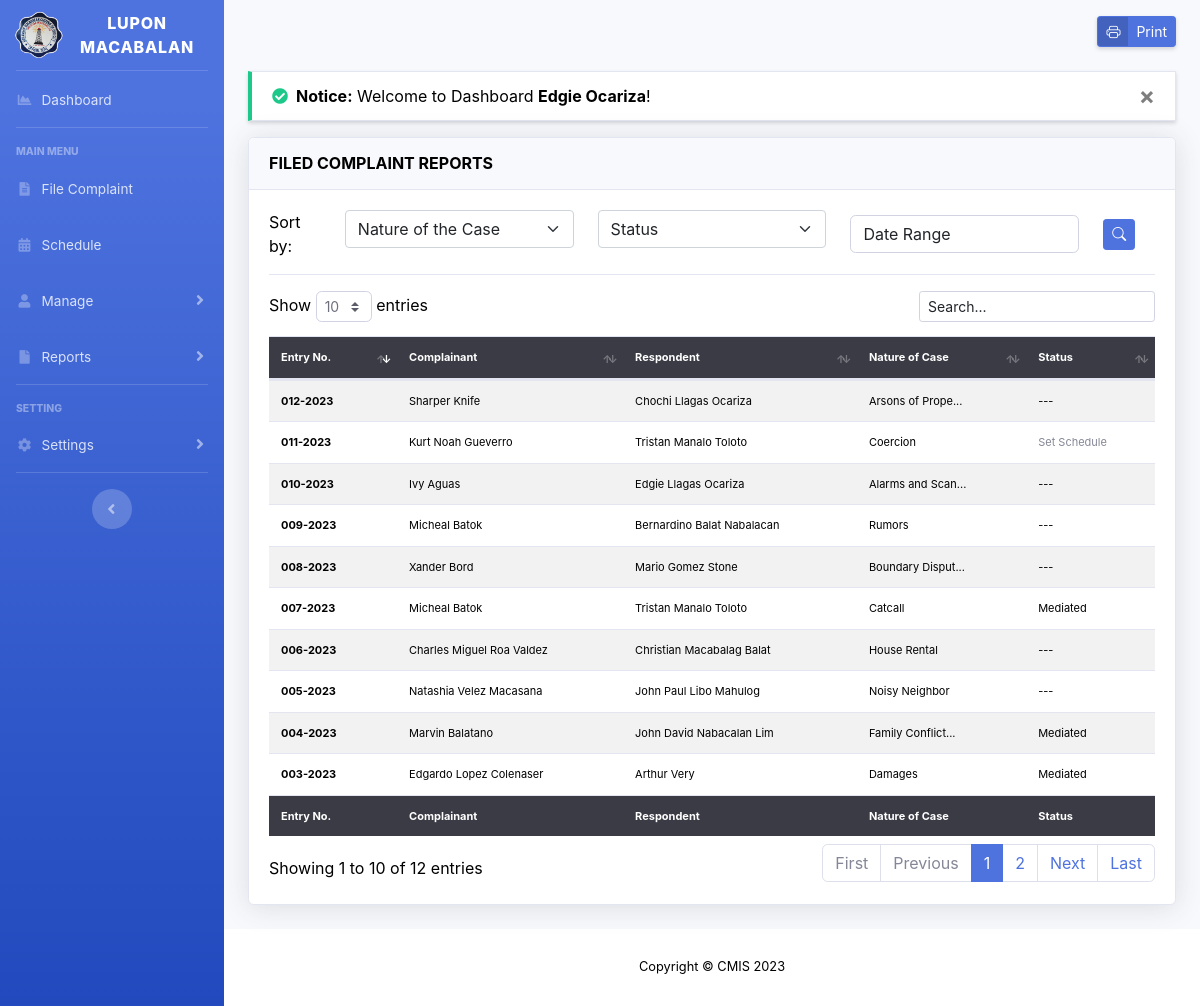
Screenshot of /filed-complaint-reports.php (signed in) with the database file from the repository.
### tables this page shows
CREATE TABLE `tbl_file_complaint` (
  `fc_id` varchar(50) NOT NULL,
  `comp_id` int(15) NOT NULL,
  `resp_id` int(15) NOT NULL,
  `com_id` int(15) NOT NULL,
  `fc_statement` text NOT NULL,
  `status_id` int(11) NOT NULL,
  `fc_type` int(11) NOT NULL DEFAULT 0 COMMENT '[0] = Resident\r\n[1] = Non Resident',
  `fc_regdatetime` timestamp NOT NULL DEFAULT current_timestamp(),
  `fc_moddatetime` timestamp NOT NULL DEFAULT current_timestamp() ON UPDATE current_timestamp(),
  PRIMARY KEY (`fc_id`),
  KEY `comp_id` (`comp_id`,`resp_id`,`com_id`,`status_id`)
);

CREATE TABLE `tbl_residents` (
  `res_id` int(15) unsigned NOT NULL AUTO_INCREMENT,
  `res_fname` varchar(50) NOT NULL,
  `res_mname` varchar(50) NOT NULL,
  `res_lname` varchar(50) NOT NULL,
  `res_suffix` varchar(5) NOT NULL,
  `res_birthday` date NOT NULL,
  `res_age` int(3) NOT NULL,
  `res_gender` text NOT NULL,
  `res_cstatus` text NOT NULL,
  `zone_id` int(11) NOT NULL,
  `res_contact` varchar(11) NOT NULL,
  `res_regDateTime` timestamp NOT NULL DEFAULT current_timestamp(),
  `res_moddatetime` timestamp NOT NULL DEFAULT current_timestamp() ON UPDATE current_timestamp(),
  PRIMARY KEY (`res_id`),
  KEY `zone_id` (`zone_id`)
);

CREATE TABLE `tbl_complaint_type` (
  `com_id` int(15) NOT NULL AUTO_INCREMENT,
  `com_name` varchar(100) NOT NULL,
  `com_details` text NOT NULL,
  `com_regdatetime` timestamp NOT NULL DEFAULT current_timestamp(),
  PRIMARY KEY (`com_id`)
);

CREATE TABLE `tbl_status` (
  `status_id` int(11) unsigned NOT NULL AUTO_INCREMENT,
  `status_name` varchar(50) NOT NULL,
  `status_description` text NOT NULL,
  `status_regdatetime` timestamp NOT NULL DEFAULT current_timestamp(),
  PRIMARY KEY (`status_id`)
);

CREATE TABLE `tbl_non_residents` (
  `nres_id` int(15) unsigned NOT NULL AUTO_INCREMENT,
  `nres_fname` varchar(50) NOT NULL,
  `nres_mname` varchar(50) NOT NULL,
  `nres_lname` varchar(50) NOT NULL,
  `nres_suffix` varchar(5) NOT NULL,
  `nres_birthday` date NOT NULL,
  `nres_age` int(3) NOT NULL,
  `nres_gender` text NOT NULL,
  `citizenship_id` int(11) NOT NULL,
  `nres_cstatus` text NOT NULL,
  `nres_zone` text NOT NULL,
  `nres_barangay` text NOT NULL,
  `nres_city` text NOT NULL,
  `nres_province` text NOT NULL,
  `nres_zcode` text NOT NULL,
  `nres_contact` varchar(11) NOT NULL,
  `nres_regdatetime` timestamp NOT NULL DEFAULT current_timestamp(),
  `nres_moddatetime` timestamp NOT NULL DEFAULT current_timestamp() ON UPDATE current_timestamp(),
  PRIMARY KEY (`nres_id`),
  KEY `citizenship_id` (`citizenship_id`)
);

### filed-complaint-reports.php (the view, shortened to what this page needs)
<?php
include 'layouts/header.php';
include 'config/connection.php';
if (isset($_POST['com_id']) && isset($_POST['status']) && isset($_POST['range']) && $_POST['range'] != "") {
	$com_id = $_POST['com_id'];
	$status_id = $_POST['status'];
	$range = $_POST['range'];
	$start = date('Y-m-d', strtotime(substr($range, 0, 10)));
	$end = date('Y-m-d', strtotime(substr($range, 13, 10)));
	$fc = $connection->query("SELECT * FROM tbl_file_complaint WHERE com_id = '$com_id' AND status_id = '$status_id' AND DATE_FORMAT(fc_regdatetime, '%Y-%m-%d') BETWEEN '$start' AND '$end'");
} else if (isset($_POST['com_id']) && isset($_POST['status'])) {
	$com_id = $_POST['com_id'];
	$status_id = $_POST['status'];
	$fc = $connection->query("SELECT * FROM tbl_file_complaint WHERE com_id = '$com_id' AND status_id = '$status_id'");
} else if (isset($_POST['com_id'])) {
	$com_id = $_POST['com_id'];
	$fc = $connection->query("SELECT * FROM tbl_file_complaint WHERE com_id = '$com_id'");
} else if (isset($_POST['status'])) {
	$status_id = $_POST['status'];
	$range = $_POST['range'];
	$start = date('Y-m-d', strtotime(substr($range, 0, 10)));
	$end = date('Y-m-d', strtotime(substr($range, 13, 10)));
	$fc = $connection->query("SELECT * FROM tbl_file_complaint WHERE status_id = '$status_id'");
} else if (isset($_POST['range']) && $_POST['range'] != "") {
	$range = $_POST['date_range'];
	$start = date('Y-m-d', strtotime(substr($range, 0, 10)));
	$end = date('Y-m-d', strtotime(substr($range, 13, 10)));
	$fc = $connection->query("SELECT * FROM tbl_file_complaint WHERE DATE_FORMAT(fc_regdatetime, '%Y-%m-%d') BETWEEN '$start' AND '$end'");
} else {
	$fc = $connection->query("SELECT * FROM tbl_file_complaint");
}
?>
<div id="content">
	<div class="container-fluid">
		<div class="d-sm-flex align-items-center mb-4">
			<button href="#" class="ml-auto btn btn-sm btn-primary btn-icon-split shadow-sm" id="print">
				<span class="icon">
					<i class="bi bi-printer"></i>
				</span>
				<span class="text">Print</span>
			</button>
		</div>
		<?php include 'config/message.php'; ?>
		<div id="printThis">
			<div class="card shadow mb-4">
				<div class="card-header py-3">
					<h6 class="m-0 font-weight-bold card-title">FILED COMPLAINT REPORTS</h6>
				</div>
				<div class="card-body">
					<div class="mb-3 border-bottom pb-3 d-print-none">
						<form method="POST" action="filed-complaint-reports.php">
							<div class="row">
								<div class="col-sm-1 align-self-center">
									Sort by:
								</div>
								<div class="col-sm">
								</div>
								<div class="col-sm">
								</div>
								<div class="col-sm align-self-center">
									<input type="text" name="range" class="form-control" id="reportrange" style="cursor: pointer; background-color: white" placeholder="Date Range" value="<?= isset($_POST['range']) && $_POST['range'] != '' ? $_POST['range'] : '' ?>" readonly>
								</div>
								<div class="col-sm-1 align-self-center">
									<button type="submit" class="btn btn-sm btn-primary" name="search"><i class="bi bi-search"></i></button>
								</div>
							</div>
						</form>
					</div>
					<div class="table-responsive">
						<table class="table table-striped border-0" id="table_desc" width="100%">
							<thead class="bg-gray-900 text-white border-0">
								<tr>
									<th>Entry No.</th>
									<th>Complainant</th>
									<th>Respondent</th>
									<th>Nature of Case</th>
									<th>Status</th>
								</tr>
							</thead>
							<tbody>
								<?php while ($row = $fc->fetch_assoc()) : ?>
									<tr>
										<th class="align-middle"><?= $row['fc_id']; ?></th>
										<td>
											<?php
											$comp_id = $row['comp_id'];
											if ($row['fc_type'] == 0) {
												$c_res = $connection->query("SELECT * FROM tbl_residents WHERE res_id = '$comp_id'")->fetch_assoc();
												$comp_fullname = $c_res['res_fname'] . ' ' . $c_res['res_mname'] . ' ' . $c_res['res_lname'];
											} else if ($row['fc_type'] == 1) {
												$c_nres = $connection->query("SELECT * FROM tbl_non_residents WHERE nres_id = '$comp_id'")->fetch_assoc();
												$comp_fullname = $c_nres['nres_fname'] . ' ' . $c_nres['nres_mname'] . ' ' . $c_nres['nres_lname'];
											}
											echo $comp_fullname;
											?>
										</td>
										<td>
											<?php
											$resp_id = $row['resp_id'];
											$residents = $connection->query("SELECT * FROM tbl_residents WHERE res_id = '$resp_id'")->fetch_assoc();
											$resp_fullname = $residents['res_fname'] . ' ' . $residents['res_mname'] . ' ' . $residents['res_lname'];
											echo $resp_fullname;
											?>
										</td>
										<td>
											<?php
											$com = $row['com_id'];
											$c_query = "SELECT * FROM tbl_complaint_type WHERE com_id = '$com'";
											$c = $connection->query($c_query)->fetch_assoc();
											$com_type = $c['com_name'];
											if (strlen($com_type) >= 15) {
												echo substr($com_type, 0, 15,) . '...';
											} else {
												echo $com_type;
											}
											?>
										</td>
										<td>
											<?php
											$s_fc_id = $row['fc_id'];
											$schedule = "SELECT * FROM tbl_schedules WHERE fc_id = '$s_fc_id'";
											$check_sched = $connection->query($schedule);
											if ($check_sched->num_rows > 0) {
												$fc_status_id = $row['status_id'];
												$status = "SELECT * FROM tbl_status";
												$status_r = $connection->query($status);
												if ($fc_status_id != 0) {
													while ($statdata = $status_r->fetch_assoc()) {
														if ($fc_status_id == $statdata['status_id']) {
															echo $statdata['status_name'];
														}
													}
												} else {
													echo "---";
												}
											} else {
												echo "<span class='text-muted'>Set Schedule</span>";
											}
											?>
										</td>
									</tr>
								<?php endwhile; ?>
							</tbody>
							<tfoot class="bg-gray-900 text-white">
								<tr>
									<th>Entry No.</th>
									<th>Complainant</th>
									<th>Respondent</th>
									<th>Nature of Case</th>
									<th>Status</th>
								</tr>
							</tfoot>
						</table>
					</div>
				</div>
			</div>
		</div>
	</div>
</div>
<?php
include 'layouts/footer.php';
?>

### layouts/header.php (style rules this page uses)
body { color: black !important; }
#content { margin-top: 1rem; }
body { background-color: black !important; }
.text-black, table td, table tbody th { color: black !important; }

### filed-complaint-reports.php (style rules this page uses)
.form-control::placeholder { color: #212529 !important; opacity: 1; }
table { font-size: 11px; }

### rows the page displays
tbl_file_complaint: fc_id "003-2023", tbl_residents.res_fname+res_mname+res_lname "Edgardo Lopez Colenaser", tbl_residents.res_fname+res_mname+res_lname "Arthur Very", com.com_name "Damages"
tbl_status: status_name "Mediated"
tbl_file_complaint: fc_id "004-2023", tbl_residents.res_fname+res_mname+res_lname "Marvin Balatano", tbl_residents.res_fname+res_mname+res_lname "John David Nabacalan Lim", com.com_name "Family Conflict"
tbl_file_complaint: fc_id "005-2023", tbl_residents.res_fname+res_mname+res_lname "Natashia Velez Macasana", tbl_residents.res_fname+res_mname+res_lname "John Paul Libo Mahulog", com.com_name "Noisy Neighbor"
tbl_file_complaint: fc_id "006-2023", tbl_residents.res_fname+res_mname+res_lname "Charles Miguel Roa Valdez", tbl_residents.res_fname+res_mname+res_lname "Christian Macabalag Balat", com.com_name "House Rental"
tbl_file_complaint: fc_id "007-2023", tbl_non_residents.nres_fname+nres_mname+nres_lname "Micheal Batok", tbl_residents.res_fname+res_mname+res_lname "Tristan Manalo Toloto", com.com_name "Catcall"
tbl_file_complaint: fc_id "008-2023", tbl_non_residents.nres_fname+nres_mname+nres_lname "Xander Bord", tbl_residents.res_fname+res_mname+res_lname "Mario Gomez Stone", com.com_name "Boundary Disput"
tbl_file_complaint: fc_id "009-2023", tbl_non_residents.nres_fname+nres_mname+nres_lname "Micheal Batok", tbl_residents.res_fname+res_mname+res_lname "Bernardino Balat Nabalacan", com.com_name "Rumors"
tbl_file_complaint: fc_id "010-2023", tbl_non_residents.nres_fname+nres_mname+nres_lname "Ivy Aguas", tbl_residents.res_fname+res_mname+res_lname "Edgie Llagas Ocariza", com.com_name "Alarms and Scan"
tbl_file_complaint: fc_id "011-2023", tbl_residents.res_fname+res_mname+res_lname "Kurt Noah Gueverro", tbl_residents.res_fname+res_mname+res_lname "Tristan Manalo Toloto", com.com_name "Coercion", shows "Set Schedule"
tbl_file_complaint: fc_id "012-2023", tbl_residents.res_fname+res_mname+res_lname "Sharper Knife", tbl_residents.res_fname+res_mname+res_lname "Chochi Llagas Ocariza", com.com_name "Arsons of Prope"

### other values shown
$_SESSION['message_success'] "Welcome to Dashboard Edgie Ocariza !"
